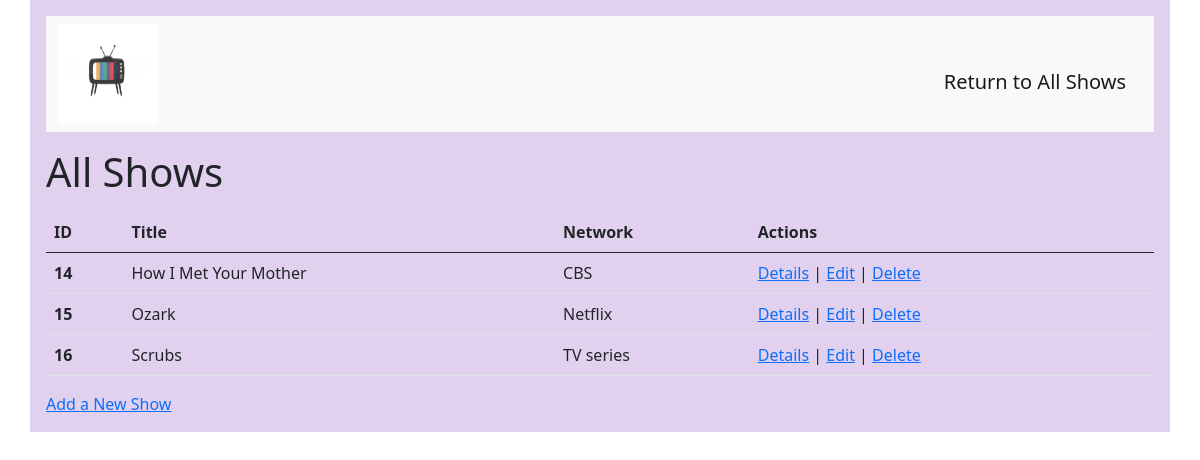
/shows, run on the app's committed database.
### tv_show_app/models.py (models this page shows)
class Show(models.Model):
    show_title = models.CharField(max_length=45)
    show_network = models.CharField(max_length=45)
    show_desc = models.TextField()
    show_release_date = models.DateTimeField()
    created_at = models.DateTimeField(auto_now_add=True)
    updated_at = models.DateTimeField(auto_now=True)
    objects = ShowManager()

### tv_show_app/views.py (the view)
def shows(request):
    shows = Show.objects.all()
    context = {
        'shows': shows
    }
    return render(request, 'shows.html', context)

### tv_show_app/templates/shows.html (shortened to what this page needs)
{% extends 'base.html' %}
{% block content %}
<h1 class="mt-3">All Shows</h1>
<table class="table mt-3">
    <thead>
        <tr>
            <th scope="col">ID</th>
            <th scope="col">Title</th>
            <th scope="col">Network</th>
            <th scope="col">Actions</th>
        </tr>
    </thead>
    <tbody>
        {% for show in shows %}
        <tr>
            <th scope="row">{{ show.id }}</th>
            <td>{{ show.show_title }}</td>
            <td>{{ show.show_network }}</td>
            <td><a href="shows/details_page/{{ show.id }}">Details</a> | <a href="shows/edit_page/{{ show.id }}">Edit</a> | <a href="shows/delete/{{ show.id }}">Delete</a></td>
        </tr>
        {% endfor %}
    </tbody>
</table>
<a href="/shows/new">Add a New Show</a>
{% endblock content %}

### tv_show_app/templates/base.html (shortened to what this page needs)
<!DOCTYPE html>
<html lang="en">
<head>
    {% load static %}
    <link href="https://cdn.jsdelivr.net/npm/bootstrap@5.0.0-beta2/dist/css/bootstrap.min.css" rel="stylesheet">
</head>
<body>
    <div class="container p-3">
        <nav class="navbar navbar-light bg-light">
            <div class="container-fluid">
                <img class="logo" src="{% static 'img/tv.jpg' %}" alt="picture">
                <a class="navbar-brand d-flex justify-content-end mt-3" href="/shows">Return to All Shows</a>
            </div>
        </nav>
        {% block content %}
        {% endblock content %}
    </div>
</body>
</html>

### tv_show_app/templates/base.html (style rules this page uses)
.logo { width: 100px; height: 100px; }
.container { background-color: rgb(226, 209, 238); }

### data on the page
Show: id "14", show_title "How I Met Your Mother", show_network "CBS"
Show: id "15", show_title "Ozark", show_network "Netflix"
Show: id "16", show_title "Scrubs", show_network "TV series"
